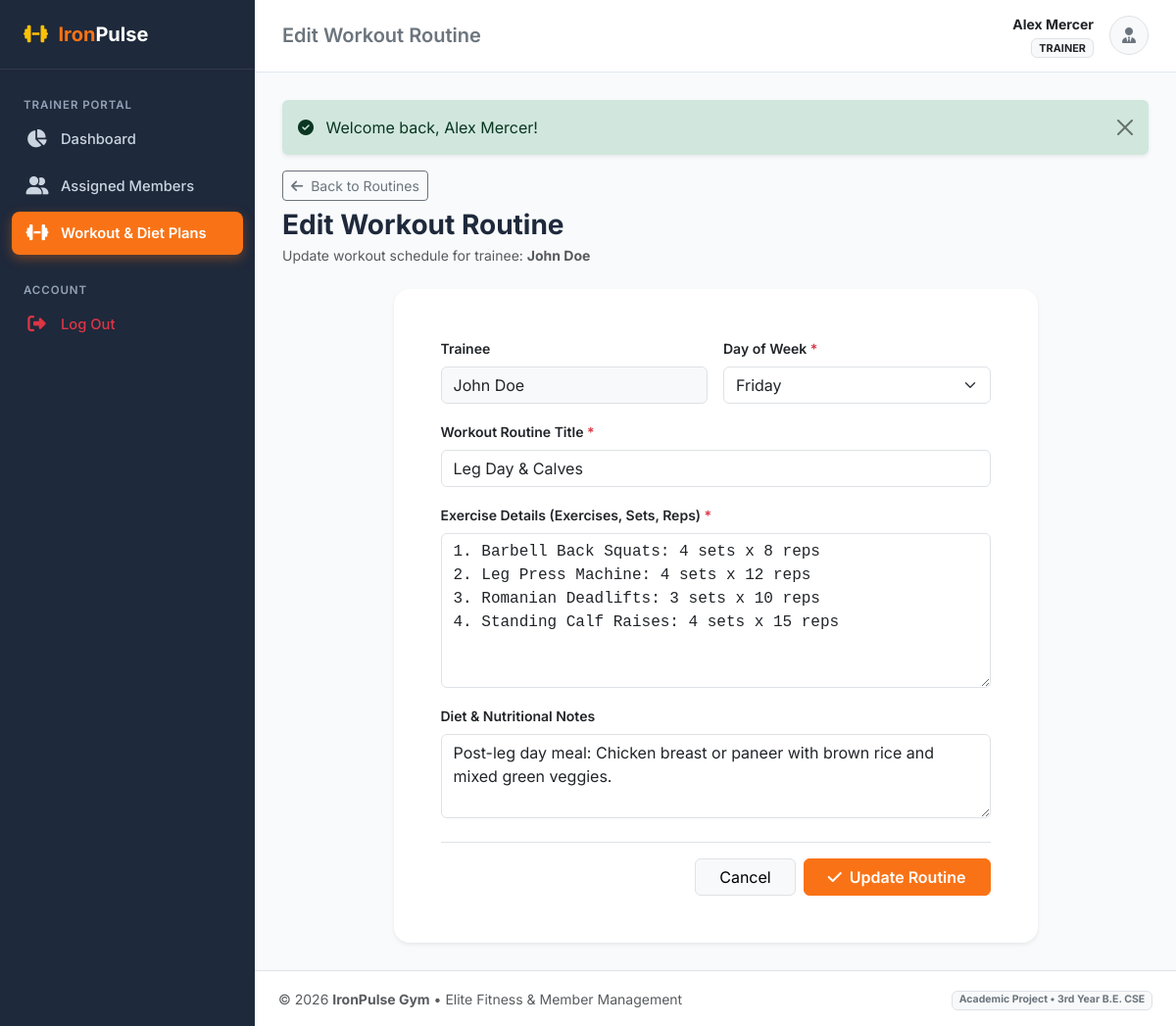
The page /trainer/workout_edit.php?id=3 (signed in) on the database its author committed.
### tables this page shows
CREATE TABLE `workouts` (
    `id` INT AUTO_INCREMENT PRIMARY KEY,
    `member_id` INT NOT NULL,
    `trainer_id` INT DEFAULT NULL,
    `title` VARCHAR(150) NOT NULL,
    `day_of_week` ENUM('Monday', 'Tuesday', 'Wednesday', 'Thursday', 'Friday', 'Saturday', 'Sunday', 'All Days') NOT NULL DEFAULT 'Monday',
    `exercise_details` TEXT NOT NULL COMMENT 'Exercise names, sets, reps, weight suggestions',
    `diet_notes` TEXT DEFAULT NULL COMMENT 'Nutritional guidelines, calories, water intake',
    `created_at` TIMESTAMP DEFAULT CURRENT_TIMESTAMP,
    `updated_at` TIMESTAMP DEFAULT CURRENT_TIMESTAMP ON UPDATE CURRENT_TIMESTAMP,
    CONSTRAINT `fk_workouts_member` FOREIGN KEY (`member_id`) 
        REFERENCES `members` (`id`) ON DELETE CASCADE ON UPDATE CASCADE,
    CONSTRAINT `fk_workouts_trainer` FOREIGN KEY (`trainer_id`) 
        REFERENCES `trainers` (`id`) ON DELETE SET NULL ON UPDATE CASCADE
);

CREATE TABLE `users` (
    `id` INT AUTO_INCREMENT PRIMARY KEY,
    `name` VARCHAR(100) NOT NULL,
    `email` VARCHAR(120) NOT NULL UNIQUE,
    `password` VARCHAR(255) NOT NULL,
    `role` ENUM('admin', 'trainer', 'member') NOT NULL DEFAULT 'member',
    `phone` VARCHAR(20) DEFAULT NULL,
    `status` ENUM('active', 'inactive') NOT NULL DEFAULT 'active',
    `created_at` TIMESTAMP DEFAULT CURRENT_TIMESTAMP,
    `updated_at` TIMESTAMP DEFAULT CURRENT_TIMESTAMP ON UPDATE CURRENT_TIMESTAMP
);

### trainer/workout_edit.php (the view, shortened to what this page needs)
<?php
$pdo = get_db_connection();
$user = current_user();
$trStmt = $pdo->prepare("SELECT id FROM trainers WHERE user_id = ?");
$trStmt->execute([$user['id']]);
$trainerId = (int)$trStmt->fetchColumn();
$workoutId = (int)($_GET['id'] ?? 0);
$stmt = $pdo->prepare("
    SELECT w.*, u.name AS member_name
    FROM workouts w
    JOIN members m ON w.member_id = m.id
    JOIN users u ON m.user_id = u.id
    WHERE w.id = ? AND w.trainer_id = ?
");
$stmt->execute([$workoutId, $trainerId]);
$workout = $stmt->fetch();
include __DIR__ . '/../includes/header.php';
?>
<div class="mb-4">
    <a href="<?= BASE_URL ?>/trainer/workouts.php" class="btn btn-outline-secondary btn-sm mb-2">
        <i class="fa-solid fa-arrow-left me-1"></i> Back to Routines
    </a>
    <h3 class="fw-bold mb-1">Edit Workout Routine</h3>
    <p class="text-muted small">Update workout schedule for trainee: <strong><?= htmlspecialchars($workout['member_name']) ?></strong></p>
</div>
<div class="row justify-content-center">
    <div class="col-lg-9">
        <div class="card border-0 shadow-sm rounded-4">
            <div class="card-body p-4 p-md-5">
                <form method="POST" action="workout_edit.php?id=<?= $workoutId ?>">
                    <div class="row g-3 mb-4">
                        <div class="col-md-6">
                            <label class="form-label fw-semibold small">Trainee</label>
                            <input type="text" class="form-control bg-light" disabled value="<?= htmlspecialchars($workout['member_name']) ?>">
                        </div>
                        <div class="col-md-6">
                            <label class="form-label fw-semibold small">Day of Week <span class="text-danger">*</span></label>
                            <select name="day_of_week" class="form-select" required>
                                <?php foreach (['Monday', 'Tuesday', 'Wednesday', 'Thursday', 'Friday', 'Saturday', 'Sunday', 'All Days'] as $day): ?>
                                    <option value="<?= $day ?>" <?= (($workout['day_of_week']) === $day) ? 'selected' : '' ?>>
                                        <?= $day ?>
                                    </option>
                                <?php endforeach; ?>
                            </select>
                        </div>
                        <div class="col-12">
                            <label class="form-label fw-semibold small">Workout Routine Title <span class="text-danger">*</span></label>
                            <input type="text" name="title" class="form-control" required value="<?= htmlspecialchars($_POST['title'] ?? $workout['title']) ?>">
                        </div>
                        <div class="col-12">
                            <label class="form-label fw-semibold small">Exercise Details (Exercises, Sets, Reps) <span class="text-danger">*</span></label>
                            <textarea name="exercise_details" rows="6" class="form-control font-monospace" required><?= htmlspecialchars($_POST['exercise_details'] ?? $workout['exercise_details']) ?></textarea>
                        </div>
                        <div class="col-12">
                            <label class="form-label fw-semibold small">Diet & Nutritional Notes</label>
                            <textarea name="diet_notes" rows="3" class="form-control"><?= htmlspecialchars($_POST['diet_notes'] ?? $workout['diet_notes']) ?></textarea>
                        </div>
                    </div>
                    <div class="d-flex justify-content-end gap-2 pt-3 border-top">
                        <a href="<?= BASE_URL ?>/trainer/workouts.php" class="btn btn-light border px-4">Cancel</a>
                        <button type="submit" class="btn btn-primary px-4 fw-semibold">
                            <i class="fa-solid fa-check me-1"></i> Update Routine
                        </button>
                    </div>
                </form>
            </div>
        </div>
    </div>
</div>
<?php include __DIR__ . '/../includes/footer.php'; ?>

### assets/css/custom.css (style rules this page uses)
:root { --primary-color: #f97316; --primary-hover: #ea580c; --dark-bg: #0f172a; --sidebar-bg: #1e293b; --sidebar-hover: #334155; --body-bg: #f8fafc; --card-border: #e2e8f0; --text-main: #1e293b; --text-muted: #64748b; }
body { background-color: var(--body-bg); color: var(--text-main); font-family: 'Inter', -apple-system, BlinkMacSystemFont, "Segoe UI", Roboto, sans-serif; min-height: 100vh; display: flex; flex-direction: column; }
.btn-primary { background-color: var(--primary-color); border-color: var(--primary-color); }

### rows shown on the page
workouts: users.name "John Doe", name "John Doe", day_of_week "Friday", title "Leg Day & Calves", exercise_details "1. Barbell Back Squats: 4 sets x 8 reps 2. Leg Press Machine: 4 sets x 12 reps 3. Romanian Deadlifts: 3 sets x 10 reps 4. Standing Calf Raises: 4 sets x 15 reps", diet_notes "Post-leg day meal: Chicken breast or paneer with brown rice and mixed green veggies."

### other values the page prints
$pageTitle "Edit Workout Routine"
$currentUser['name'] "Alex Mercer"
$currentUser['role'] "TRAINER"
$flash['text'] "Welcome back, Alex Mercer!"
APP_NAME "IronPulse Gym"
APP_TAGLINE "Elite Fitness & Member Management"
